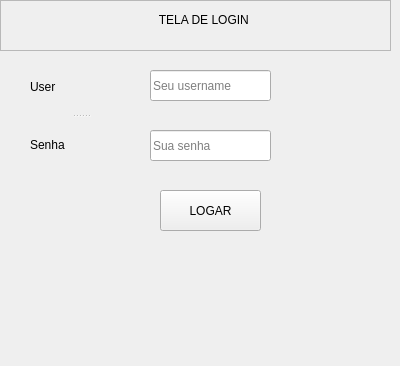
<?xml version="1.0" encoding="UTF-8"?>
<ui version="4.0">
 <class>Form</class>
 <widget class="QWidget" name="Form">
  <property name="geometry">
   <rect>
    <x>0</x>
    <y>0</y>
    <width>400</width>
    <height>366</height>
   </rect>
  </property>
  <property name="windowTitle">
   <string>Form</string>
  </property>
  <widget class="QPushButton" name="Bt_logar">
   <property name="geometry">
    <rect>
     <x>160</x>
     <y>190</y>
     <width>101</width>
     <height>41</height>
    </rect>
   </property>
   <property name="text">
    <string>LOGAR</string>
   </property>
  </widget>
  <widget class="QLineEdit" name="line_nome">
   <property name="geometry">
    <rect>
     <x>150</x>
     <y>70</y>
     <width>121</width>
     <height>31</height>
    </rect>
   </property>
   <property name="placeholderText">
    <string>Seu username </string>
   </property>
  </widget>
  <widget class="QLineEdit" name="line_senha">
   <property name="geometry">
    <rect>
     <x>150</x>
     <y>130</y>
     <width>121</width>
     <height>31</height>
    </rect>
   </property>
   <property name="echoMode">
    <enum>QLineEdit::Password</enum>
   </property>
   <property name="placeholderText">
    <string>Sua senha </string>
   </property>
  </widget>
  <widget class="QFrame" name="frame">
   <property name="geometry">
    <rect>
     <x>0</x>
     <y>0</y>
     <width>391</width>
     <height>51</height>
    </rect>
   </property>
   <property name="frameShape">
    <enum>QFrame::StyledPanel</enum>
   </property>
   <property name="frameShadow">
    <enum>QFrame::Raised</enum>
   </property>
   <widget class="QLabel" name="label_3">
    <property name="geometry">
     <rect>
      <x>60</x>
      <y>0</y>
      <width>291</width>
      <height>41</height>
     </rect>
    </property>
    <property name="styleSheet">
     <string notr="true">font: 26pt &quot;MS Shell Dlg 2&quot;;
font: 26pt &quot;MS Shell Dlg 2&quot;;</string>
    </property>
    <property name="text">
     <string>&lt;html&gt;&lt;head/&gt;&lt;body&gt;&lt;p align=&quot;center&quot;&gt;TELA DE LOGIN &lt;/p&gt;&lt;/body&gt;&lt;/html&gt;</string>
    </property>
   </widget>
   <widget class="QWidget" name="widget" native="true">
    <property name="geometry">
     <rect>
      <x>10</x>
      <y>20</y>
      <width>381</width>
      <height>331</height>
     </rect>
    </property>
   </widget>
  </widget>
  <widget class="QSplitter" name="splitter">
   <property name="geometry">
    <rect>
     <x>30</x>
     <y>60</y>
     <width>101</width>
     <height>111</height>
    </rect>
   </property>
   <property name="orientation">
    <enum>Qt::Vertical</enum>
   </property>
   <widget class="QLabel" name="label">
    <property name="styleSheet">
     <string notr="true">font: 24pt &quot;MS Shell Dlg 2&quot;;</string>
    </property>
    <property name="text">
     <string>User </string>
    </property>
   </widget>
   <widget class="QLabel" name="label_2">
    <property name="styleSheet">
     <string notr="true">font: 26pt &quot;MS Shell Dlg 2&quot;;</string>
    </property>
    <property name="text">
     <string>Senha </string>
    </property>
   </widget>
  </widget>
 </widget>
 <resources/>
 <connections/>
</ui>
